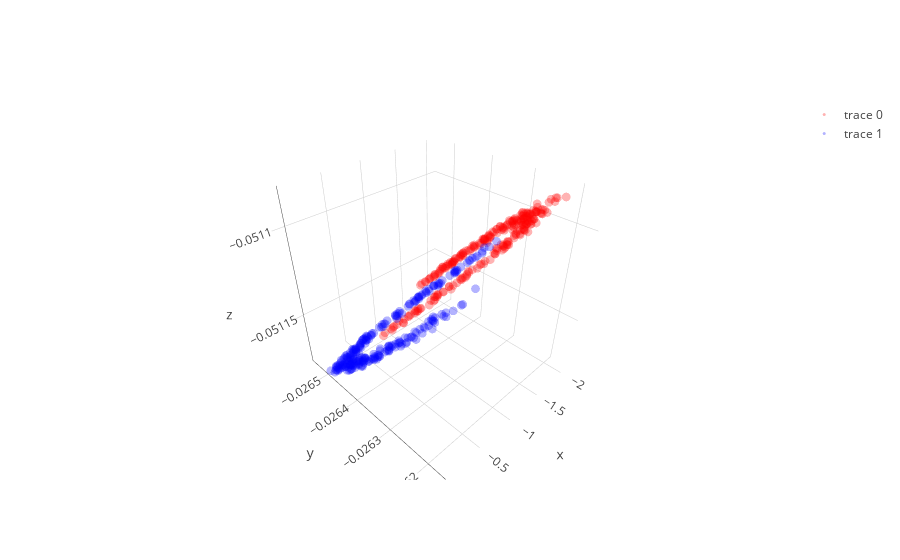

Notebook code cell kept with this figure:
### Code cell
# with all scale
expand_dim = 3
w1 = np.random.randn(2,expand_dim)
w2 = np.random.randn(expand_dim,1)
a  = np.ones(expand_dim); b = np.ones(expand_dim); c = np.zeros(expand_dim)
a = a/(np.sqrt(np.sum(a**2)))
b = b/(np.sqrt(np.sum(b**2)))

w1 = _sym_decorrelation(w1)
w2 = w2/(np.sqrt(np.sum(w2**2)))

temp_X = np.copy(X)
mini_batch_size = 10
for iter in range(2000):
    cum_loss = 0; temp_X   = shuffle(temp_X)
    
    for mini_batch in range(0,len(X),mini_batch_size):
        current_batch = temp_X[mini_batch:mini_batch+mini_batch_size]
        
        layer1 = current_batch @ w1
        layer1 = layer1  + (1/(iter+1))*np.random.randn(expand_dim)
        layer1a= a*g(b*layer1)+c
        layer1a= layer1a + (1/(iter+1))*np.random.randn(expand_dim)
        layer2 = layer1a       @ w2
        loss   = w2.T @ layer1a.T @ layer1a @ w2
        
        grad2 = -layer1a.T @ layer1a @ w2 
        grad1a= -layer1a@w2@w2.T
        grada = grad1a*g(b*layer1)
        gradb = grad1a*a*g_grad(b*layer1)*layer1
        gradc = grad1a
        grad1 = current_batch.T @(grad1a*a*g_grad(b*layer1)*b) - 2.5 * current_batch.T @ current_batch @ w1 

        w2 = w2 - 0.00001 * grad2+ (1/(iter+1))*np.random.randn(expand_dim,1)
        a = a -   0.0005    * grada.mean(0)+ (1/(iter+1))*np.random.randn(expand_dim)
        b = b -   0.0005    * gradb.mean(0)+ (1/(iter+1))*np.random.randn(expand_dim)
        c = c -   0.0009   * gradc.mean(0) + (1/(iter+1))*np.random.randn(expand_dim)
        w1 = w1 - 0.00001 * grad1+ (1/(iter+1))*np.random.randn(2,expand_dim)
        
        w1 = _sym_decorrelation(w1)
        w2 = w2/(np.sqrt(np.sum(w2**2)))
        a = a/(np.sqrt(np.sum(a**2)))
        b = b/(np.sqrt(np.sum(b**2)))
        c = c/(np.sqrt(np.sum(c**2)))

        cum_loss      = cum_loss + loss.mean()
        
    if iter%500==0:print('Iter : ',iter," Loss: ",cum_loss)

# projection
projected_mine = (a*g(b*(X @ w1))+c) @ w2

plt.figure(figsize=(20,5))
plt.subplot(1, 3, 1)
plt.scatter(X[y==0, 0], X[y==0, 1], color='red', alpha=0.5)
plt.scatter(X[y==1, 0], X[y==1, 1], color='blue', alpha=0.5)
plt.quiver(X.mean(0)[0], X.mean(0)[1], evector[0,0],evector[0,1], color=['b'], scale=2.5)
plt.quiver(X.mean(0)[0], X.mean(0)[1], evector[1,0],evector[1,1], color=['g'], scale=2.5)

plt.subplot(1, 3, 2,projection='3d')
one_layer_project = (a*g(b*(X @ w1))+c)
plt.scatter(one_layer_project[:,0],one_layer_project[:,1],one_layer_project[:,2], color='red')

plt.subplot(1, 3, 3)
plt.scatter(projected_mine[y==0], np.zeros((len(projected_mine)//2)),  color='red', alpha=0.05)
plt.scatter(projected_mine[y==1], np.zeros((len(projected_mine)//2)), color='blue', alpha=0.05)
plt.show()

trace1 = go.Scatter3d(
    x=one_layer_project[y==0,0],
    y=one_layer_project[y==0,1],
    z=one_layer_project[y==0,2],
    mode='markers',
    line=dict(color='red',width=0.5),
    marker=dict(size=3,opacity=0.3)
)
trace2 = go.Scatter3d(
    x=one_layer_project[y==1,0],
    y=one_layer_project[y==1,1],
    z=one_layer_project[y==1,2],
    mode='markers',
    line=dict(color='blue',width=0.5),
    marker=dict(size=3,opacity=0.3)
)
data = [trace1,trace2]
fig  = go.Figure(data=data)
iplot(fig)

### Figure 1 — Plotly figure (JSON) as saved in the notebook; plotly's stock layout.template omitted (floating-point values rounded to 4 significant figures; data arrays with more than 128 entries replaced by an {"elided": "..."} marker saying what was removed)
{"data": [{"line": {"color": "red", "width": 0.5}, "marker": {"opacity": 0.3, "size": 3}, "mode": "markers", "type": "scatter3d", "uid": "42fb774c-6289-4ef8-8b82-84426efc23ce", "x": {"elided": "250 float values"}, "y": {"elided": "250 float values"}, "z": {"elided": "250 float values"}}, {"line": {"color": "blue", "width": 0.5}, "marker": {"opacity": 0.3, "size": 3}, "mode": "markers", "type": "scatter3d", "uid": "28c72779-4ebb-4f55-a227-016c9be19a60", "x": {"elided": "250 float values"}, "y": {"elided": "250 float values"}, "z": {"elided": "250 float values"}}], "layout": {}}
